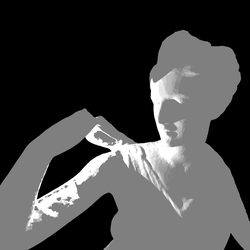
#> input picture img/diana/DianaLambertian.png, 250 x 250 px, shrunk from 2000 x 2000 before the run
$ python combine_diana.py
#> lines starting #> are read from the running program, lines starting #| are printed output that depends on the picture
#!/usr/bin/env python3

import argparse
from pathlib import Path

from PIL import Image

DEFAULT_ORDER = [
    "DianaLambertian.png",
    "DianaWireframe.png",
    "DianaBVH.png",
    "DianaDipole.png",
]


def load_images(folder: Path, order: list[str]) -> list[Image.Image]:
    images: list[Image.Image] = []
    for name in order:
        path = folder / name
        if not path.is_file():
            raise SystemExit(f"Missing file: {path}")
        images.append(Image.open(path))
    return images


def main() -> None:
    parser = argparse.ArgumentParser(
        description="Combine 4 Diana images into a 1x4 grid."
    )
    parser.add_argument(
        "folder",
        nargs="?",
        default=".",
        help="Folder containing Diana*.png files (default: current folder).",
    )
    parser.add_argument(
        "--output",
        default="DianaGrid.png",
        help="Output image name (default: DianaGrid.png).",
    )
    args = parser.parse_args()

    folder = Path(args.folder).resolve()
    if not folder.is_dir():
        raise SystemExit(f"Not a folder: {folder}")

    images = load_images(folder, DEFAULT_ORDER)
    if len(images) != 4:
        raise SystemExit("Expected 4 images in the order list.")

    widths = {img.width for img in images}
    heights = {img.height for img in images}
    if len(widths) != 1 or len(heights) != 1:
        raise SystemExit("All images must have the same dimensions.")

    img_w = images[0].width
#> img_w = 250
    img_h = images[0].height
#> img_h = 250
    cols = 4
    rows = 1
    canvas = Image.new("RGBA", (cols * img_w, rows * img_h))
#> canvas: PIL image 1000x250 RGBA; every value is 0

    for idx, img in enumerate(images):
        row = idx // cols
        col = idx % cols
        x = col * img_w
        y = row * img_h
        canvas.paste(img, (x, y))
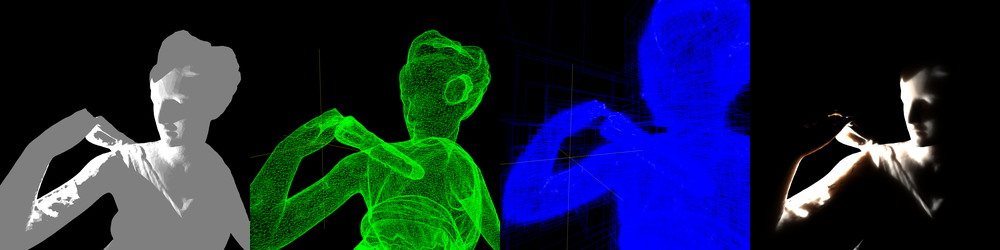
#> canvas: PIL image 1000x250 RGBA; mean R, G, B, A 22.3, 36.9, 58.5, 254.9; transparent parts drawn white

    output_path = folder / args.output
    canvas.save(output_path)
    print(f"Wrote {output_path}")

    for img in images:
        img.close()


if __name__ == "__main__":
    main()
